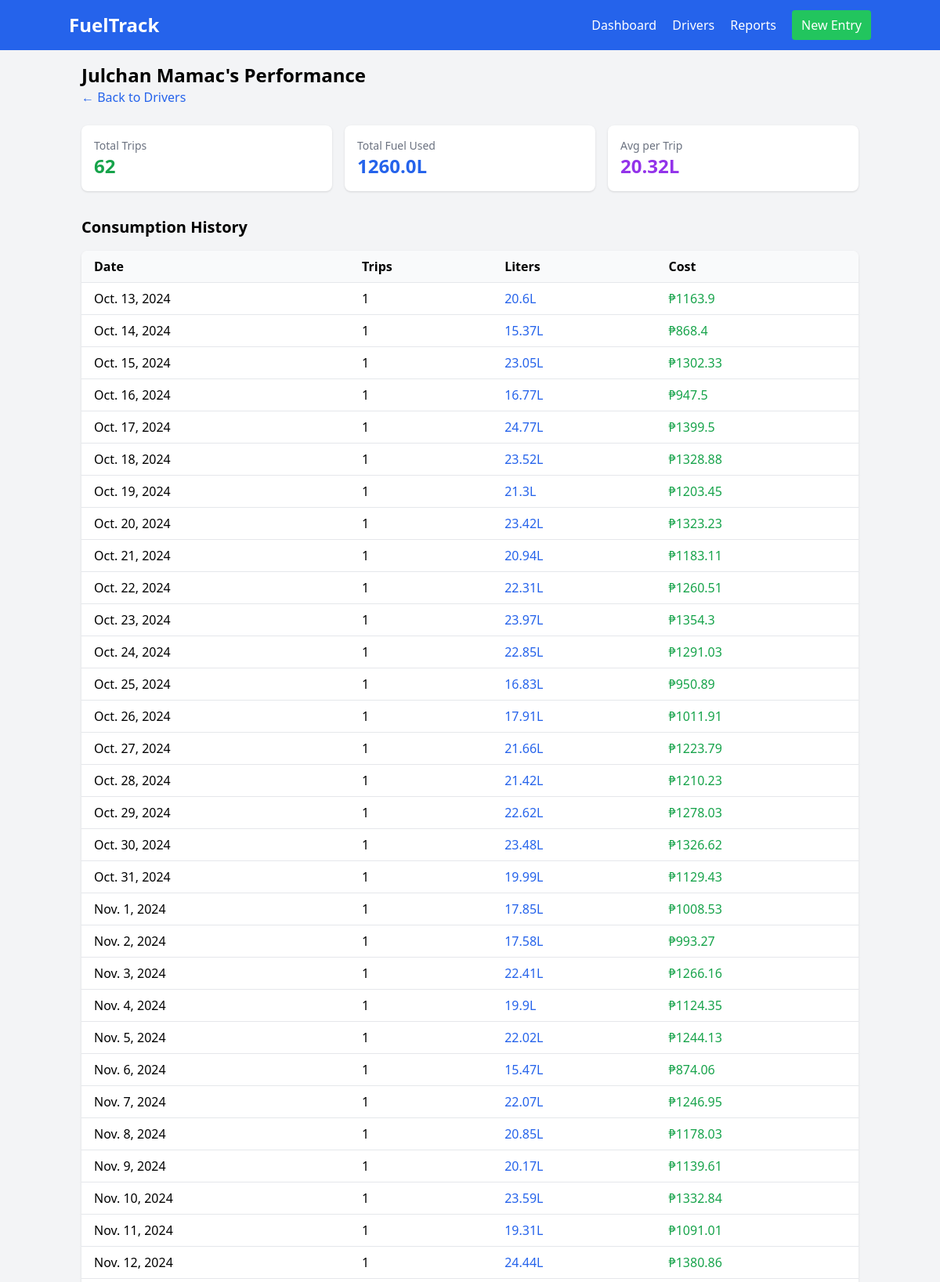
The app's page /drivers/1/ (upper part) with its own data.
### fuel/models.py (models this page shows, shortened)
class Driver(models.Model):
    name = models.CharField(max_length=100, unique=True)
    class Meta:
        verbose_name = "Driver"
        verbose_name_plural = "Drivers"

class FuelConsumption(models.Model):
    driver = models.ForeignKey(Driver, on_delete=models.CASCADE)
    date = models.DateField()
    number_of_trips = models.PositiveIntegerField()
    purpose = models.CharField(max_length=200, help_text="Trip purpose/description")
    total_liters = models.FloatField(editable=False)
    cost = models.FloatField(editable=False)
    class Meta:
        unique_together = ('driver', 'date')
        verbose_name = "Fuel Consumption"
        verbose_name_plural = "Fuel Consumptions"

### fuel/views.py (the view)
# urls.py: path('drivers/<int:pk>/', DriverDetailView.as_view(), name='driver_detail'),
class DriverDetailView(DetailView):
    model = Driver
    template_name = 'fuel/driver_detail.html'
    def get_context_data(self, **kwargs):
        context = super().get_context_data(**kwargs)
        driver = self.object
        consumption_data = FuelConsumption.objects.filter(
            driver=driver
        ).order_by('date')
        total_used = consumption_data.aggregate(
            Sum('total_liters')
        )['total_liters__sum'] or 0
        context.update({
            'consumption_history': consumption_data,
            'total_trips': consumption_data.aggregate(
                Sum('number_of_trips')
            )['number_of_trips__sum'],
            'total_used': round(total_used, 2),
            'average_per_trip': round(total_used / sum(
                c.number_of_trips for c in consumption_data
            ), 2) if consumption_data else 0
        })
        return context

### templates/fuel/driver_detail.html
{% extends "base.html" %}
{% block content %}
<div class="mb-6">
    <h2 class="text-2xl font-bold">{{ driver.name }}'s Performance</h2>
    <a href="{% url 'driver_list' %}" class="text-blue-600 hover:text-blue-800">← Back to Drivers</a>
</div>
<div class="grid grid-cols-1 md:grid-cols-3 gap-4 mb-8">
    <div class="bg-white p-4 rounded-lg shadow">
        <h3 class="text-gray-500 text-sm">Total Trips</h3>
        <p class="text-2xl font-bold text-green-600">{{ total_trips }}</p>
    </div>
    <div class="bg-white p-4 rounded-lg shadow">
        <h3 class="text-gray-500 text-sm">Total Fuel Used</h3>
        <p class="text-2xl font-bold text-blue-600">{{ total_used }}L</p>
    </div>
    <div class="bg-white p-4 rounded-lg shadow">
        <h3 class="text-gray-500 text-sm">Avg per Trip</h3>
        <p class="text-2xl font-bold text-purple-600">{{ average_per_trip }}L</p>
    </div>
</div>
<h3 class="text-xl font-bold mb-4">Consumption History</h3>
<div class="bg-white rounded-lg shadow overflow-hidden">
    <table class="w-full">
        <thead class="bg-gray-50">
            <tr>
                <th class="px-4 py-2 text-left">Date</th>
                <th class="px-4 py-2 text-left">Trips</th>
                <th class="px-4 py-2 text-left">Liters</th>
                <th class="px-4 py-2 text-left">Cost</th>
            </tr>
        </thead>
        <tbody>
            {% for entry in consumption_history %}
            <tr class="border-t hover:bg-gray-50">
                <td class="px-4 py-2">{{ entry.date }}</td>
                <td class="px-4 py-2">{{ entry.number_of_trips }}</td>
                <td class="px-4 py-2 text-blue-600">{{ entry.total_liters }}L</td>
                <td class="px-4 py-2 text-green-600">₱{{ entry.cost }}</td>
            </tr>
            {% endfor %}
        </tbody>
    </table>
</div>
{% endblock %}

### records on screen
Driver: name "Julchan Mamac"
FuelConsumption: date "Oct. 13, 2024", number_of_trips "1", total_liters "20.6", cost "1163.9"
FuelConsumption: date "Oct. 14, 2024", number_of_trips "1", total_liters "15.37", cost "868.4"
FuelConsumption: date "Oct. 15, 2024", number_of_trips "1", total_liters "23.05", cost "1302.33"
FuelConsumption: date "Oct. 16, 2024", number_of_trips "1", total_liters "16.77", cost "947.5"
FuelConsumption: date "Oct. 17, 2024", number_of_trips "1", total_liters "24.77", cost "1399.5"
FuelConsumption: date "Oct. 18, 2024", number_of_trips "1", total_liters "23.52", cost "1328.88"
FuelConsumption: date "Oct. 19, 2024", number_of_trips "1", total_liters "21.3", cost "1203.45"
FuelConsumption: date "Oct. 20, 2024", number_of_trips "1", total_liters "23.42", cost "1323.23"
FuelConsumption: date "Oct. 21, 2024", number_of_trips "1", total_liters "20.94", cost "1183.11"
FuelConsumption: date "Oct. 22, 2024", number_of_trips "1", total_liters "22.31", cost "1260.51"
FuelConsumption: date "Oct. 23, 2024", number_of_trips "1", total_liters "23.97", cost "1354.3"
FuelConsumption: date "Oct. 24, 2024", number_of_trips "1", total_liters "22.85", cost "1291.03"
FuelConsumption: date "Oct. 25, 2024", number_of_trips "1", total_liters "16.83", cost "950.89"
FuelConsumption: date "Oct. 26, 2024", number_of_trips "1", total_liters "17.91", cost "1011.91"
FuelConsumption: date "Oct. 27, 2024", number_of_trips "1", total_liters "21.66", cost "1223.79"
FuelConsumption: date "Oct. 28, 2024", number_of_trips "1", total_liters "21.42", cost "1210.23"
FuelConsumption: date "Oct. 29, 2024", number_of_trips "1", total_liters "22.62", cost "1278.03"
FuelConsumption: date "Oct. 30, 2024", number_of_trips "1", total_liters "23.48", cost "1326.62"
FuelConsumption: date "Oct. 31, 2024", number_of_trips "1", total_liters "19.99", cost "1129.43"
FuelConsumption: date "Nov. 1, 2024", number_of_trips "1", total_liters "17.85", cost "1008.53"
FuelConsumption: date "Nov. 2, 2024", number_of_trips "1", total_liters "17.58", cost "993.27"
FuelConsumption: date "Nov. 3, 2024", number_of_trips "1", total_liters "22.41", cost "1266.16"
FuelConsumption: date "Nov. 4, 2024", number_of_trips "1", total_liters "19.9", cost "1124.35"
FuelConsumption: date "Nov. 5, 2024", number_of_trips "1", total_liters "22.02", cost "1244.13"
FuelConsumption: date "Nov. 6, 2024", number_of_trips "1", total_liters "15.47", cost "874.06"
FuelConsumption: date "Nov. 7, 2024", number_of_trips "1", total_liters "22.07", cost "1246.95"
FuelConsumption: date "Nov. 8, 2024", number_of_trips "1", total_liters "20.85", cost "1178.03"
FuelConsumption: date "Nov. 9, 2024", number_of_trips "1", total_liters "20.17", cost "1139.61"
FuelConsumption: date "Nov. 10, 2024", number_of_trips "1", total_liters "23.59", cost "1332.84"
FuelConsumption: date "Nov. 11, 2024", number_of_trips "1", total_liters "19.31", cost "1091.01"
FuelConsumption: date "Nov. 12, 2024", number_of_trips "1", total_liters "24.44", cost "1380.86"

### other values on screen
{{ total_trips }} "62"
{{ total_used }} "1260.0"
{{ average_per_trip }} "20.32"
